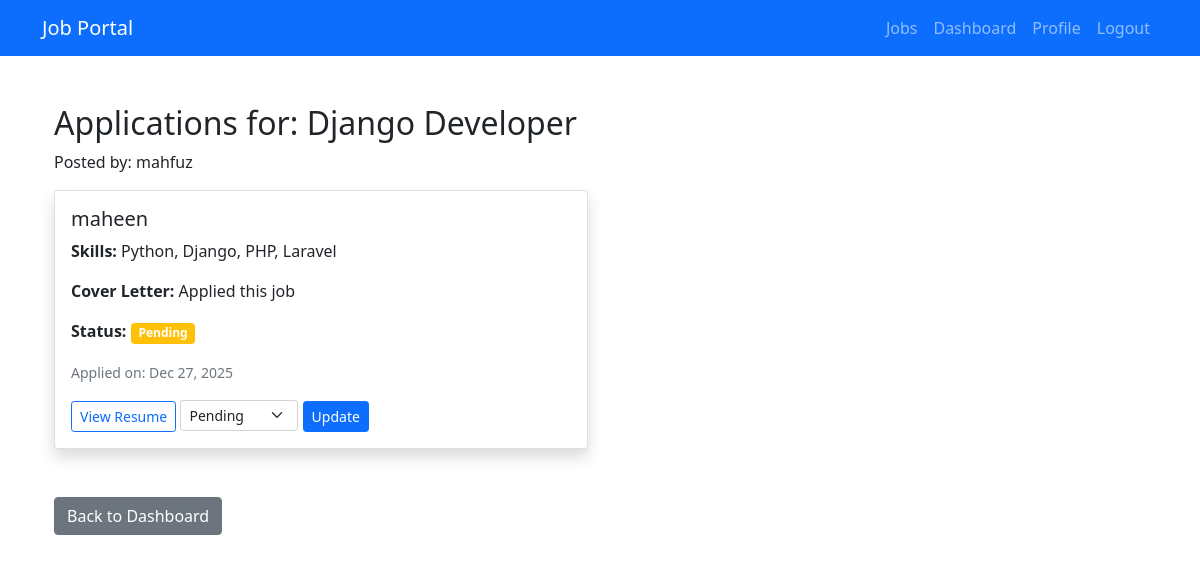
The app's page /manage-applications/2/ (signed in) with its own data.
### portal/models.py (models this page shows, shortened)
class Job(models.Model):
    CATEGORY_CHOICES = [
        ("tech", "Technology"),
        ("finance", "Finance"),
        ("healthcare", "Healthcare"),
        ("education", "Education"),
        ("other", "Other"),
    ]
    title = models.CharField(max_length=200)
    recruiter = models.ForeignKey(User, on_delete=models.CASCADE, related_name="jobs")
    number_of_openings = models.PositiveIntegerField()
    category = models.CharField(max_length=20, choices=CATEGORY_CHOICES)
    description = models.TextField()
    skills_required = models.TextField()  # Comma-separated skills
    created_at = models.DateTimeField(auto_now_add=True)

class Application(models.Model):
    STATUS_CHOICES = [
        ("pending", "Pending"),
        ("shortlisted", "Shortlisted"),
        ("selected", "Selected"),
        ("rejected", "Rejected"),
    ]
    jobseeker = models.ForeignKey(
        User, on_delete=models.CASCADE, related_name="applications"
    )
    job = models.ForeignKey(Job, on_delete=models.CASCADE, related_name="applications")
    applied_at = models.DateTimeField(auto_now_add=True)
    status = models.CharField(
        max_length=20, choices=STATUS_CHOICES, default="pending"
    )
    skills = models.TextField(blank=True, null=True)  # Jobseeker's skills
    resume = models.FileField(upload_to="application_resumes/", blank=True, null=True)  # Jobseeker's resume
    cover_letter = models.TextField(blank=True, null=True)  # Optional cover letter
    class Meta:
        unique_together = ("jobseeker", "job")

### portal/views.py (the view, shortened to what this page needs)
# urls.py: path('manage-applications/<int:job_id>/', views.manage_applications, name='manage_applications'),
@login_required
def manage_applications(request, job_id):
    job = get_object_or_404(Job, id=job_id, recruiter=request.user)
    applications = Application.objects.filter(job=job)
    return render(request, 'portal/manage_applications.html', {
        'job': job,
        'applications': applications
    })

### portal/templates/portal/manage_applications.html (shortened to what this page needs)
{% extends 'portal/base.html' %}
{% block content %}
<div class="container mt-5">
    <h2>Applications for: {{ job.title }}</h2>
    <p>Posted by: {{ job.recruiter.username }}</p>
    {% if applications %}
        <div class="row">
            {% for application in applications %}
                <div class="col-md-6 mb-4">
                    <div class="card shadow">
                        <div class="card-body">
                            <h5 class="card-title">{{ application.jobseeker.username }}</h5>
                            <p class="card-text"><strong>Skills:</strong> {{ application.skills }}</p>
                            <p class="card-text"><strong>Cover Letter:</strong> {{ application.cover_letter|truncatechars:100 }}</p>
                            <p class="card-text"><strong>Status:</strong> <span class="badge bg-{% if application.status == 'pending' %}warning{% elif application.status == 'shortlisted' %}info{% elif application.status == 'selected' %}success{% else %}danger{% endif %}">{{ application.status|title }}</span></p>
                            <p class="card-text"><small class="text-muted">Applied on: {{ application.applied_at|date:"M d, Y" }}</small></p>
                            {% if application.resume %}
                                <a href="{{ application.resume.url }}" class="btn btn-sm btn-outline-primary" target="_blank">View Resume</a>
                            {% endif %}
                            <form method="post" class="d-inline">
                                <select name="status" class="form-select form-select-sm d-inline w-auto">
                                    <option value="pending" {% if application.status == 'pending' %}selected{% endif %}>Pending</option>
                                </select>
                                <button type="submit" class="btn btn-sm btn-primary">Update</button>
                            </form>
                        </div>
                    </div>
                </div>
            {% endfor %}
        </div>
    {% else %}
        <p>No applications yet.</p>
    {% endif %}
    <div class="mt-4">
        <a href="{% url 'portal:dashboard' %}" class="btn btn-secondary">Back to Dashboard</a>
    </div>
</div>
{% endblock %}

### records on screen
Job: title "Django Developer", recruiter.username "mahfuz"
Application: jobseeker.username "maheen", skills "Python, Django, PHP, Laravel", cover_letter "Applied this job", status "Pending", applied_at "Dec 27, 2025"
